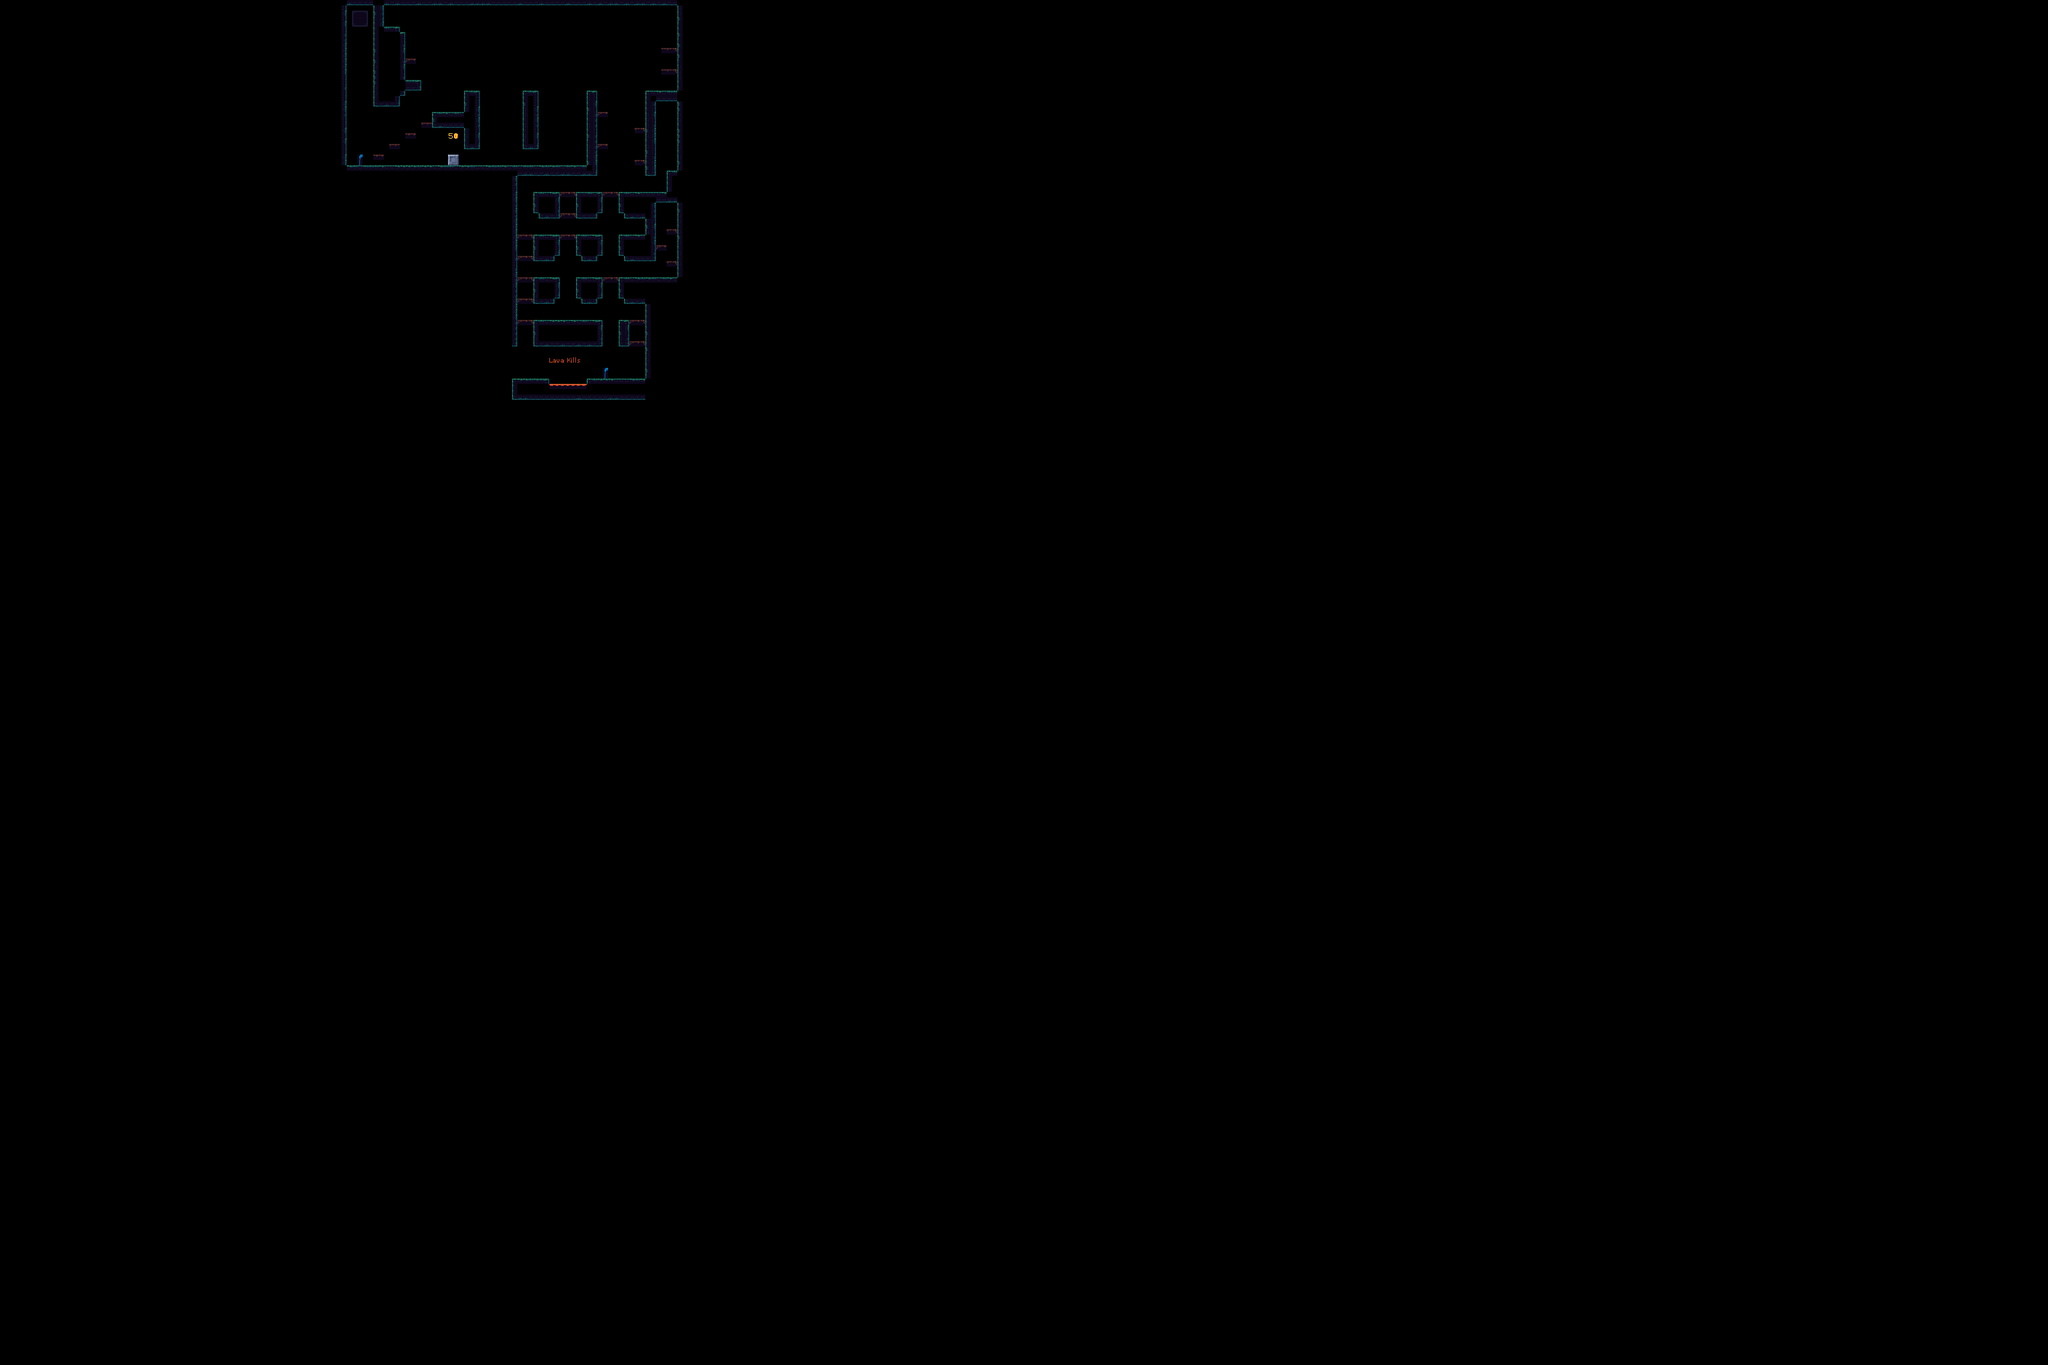

This is a level from a 2D game, rendered from its Tiled map with the project's own tilesets. A one-line summary and the map file follow, with tile-layer data summarised:
An orthogonal 384x256 tile map with 8x8 px tiles, 2 tile layers (walls, non-collidable), 2 tilesets and 67 objects (3x 0, 3x 1, 2, 3, double-jump).

<map version="1.10" tiledversion="1.11.0" orientation="orthogonal" renderorder="right-down" width="384" height="256" tilewidth="8" tileheight="8" infinite="0" nextlayerid="11" nextobjectid="276">
 <tileset firstgid="1" name="tiles" tilewidth="8" tileheight="8" tilecount="504" columns="24">
  <image source="../Tilesets/tiles.png" width="192" height="168" />
  <tile id="50" probability="0.3" />
  <tile id="51" probability="0.3" />
  <tile id="52" probability="0.3" />
  <tile id="65">
   <properties>
    <property name="nez:isOneWayPlatform" value="true" />
   </properties>
  </tile>
  <tile id="66">
   <properties>
    <property name="nez:isOneWayPlatform" value="true" />
   </properties>
  </tile>
  <tile id="67">
   <properties>
    <property name="nez:isOneWayPlatform" value="true" />
   </properties>
  </tile>
  <tile id="68">
   <properties>
    <property name="nez:isOneWayPlatform" value="true" />
   </properties>
  </tile>
  <tile id="69">
   <properties>
    <property name="nez:isOneWayPlatform" value="true" />
   </properties>
  </tile>
  <wangsets>
   <wangset name="Mixed Set" type="mixed" tile="-1">
    <wangcolor name="Dirt" color="#ff0000" tile="-1" probability="1" />
    <wangtile tileid="25" wangid="1,1,0,0,0,1,1,1" />
    <wangtile tileid="26" wangid="1,1,0,0,0,0,0,1" />
    <wangtile tileid="27" wangid="1,1,0,0,0,0,0,1" />
    <wangtile tileid="28" wangid="1,1,0,0,0,0,0,1" />
    <wangtile tileid="29" wangid="1,1,1,1,0,0,0,1" />
    <wangtile tileid="49" wangid="0,0,0,0,0,1,1,1" />
    <wangtile tileid="53" wangid="0,1,1,1,0,0,0,0" />
    <wangtile tileid="73" wangid="0,0,0,0,0,1,1,1" />
    <wangtile tileid="77" wangid="0,1,1,1,0,0,0,0" />
    <wangtile tileid="97" wangid="0,0,0,0,0,1,1,1" />
    <wangtile tileid="101" wangid="0,1,1,1,0,0,0,0" />
    <wangtile tileid="121" wangid="0,0,0,1,1,1,1,1" />
    <wangtile tileid="122" wangid="0,0,0,1,1,1,0,0" />
    <wangtile tileid="123" wangid="0,0,0,1,1,1,0,0" />
    <wangtile tileid="124" wangid="0,0,0,1,1,1,0,0" />
    <wangtile tileid="125" wangid="0,1,1,1,1,1,0,0" />
   </wangset>
  </wangsets>
 </tileset>
 <tileset firstgid="505" name="text" tilewidth="8" tileheight="8" tilecount="600" columns="30">
  <image source="../Misc/text.png" width="240" height="160" />
 </tileset>
 <layer id="1" name="walls" width="384" height="256">
  <data>[98304 cells, 732 non-empty, 30 distinct tile ids]</data>
 </layer>
 <layer id="2" name="non-collidable" width="384" height="256">
  <data>[98304 cells, 32 non-empty, 25 distinct tile ids]</data>
 </layer>
 <objectgroup id="10" name="sections">
  <object id="165" x="256" y="0" width="256" height="256" />
  <object id="171" x="512" y="256" width="256" height="256" />
  <object id="172" x="0" y="512" width="256" height="256" />
  <object id="174" x="256" y="768" width="256" height="256" />
  <object id="175" x="0" y="768" width="256" height="256" />
  <object id="178" x="768" y="768" width="256" height="256" />
  <object id="180" x="0" y="1024" width="256" height="256" />
  <object id="181" x="256" y="1024" width="256" height="256" />
  <object id="182" x="256" y="1280" width="256" height="256" />
  <object id="183" x="0" y="1280" width="256" height="256" />
  <object id="185" x="768" y="1024" width="256" height="256" />
  <object id="190" x="256" y="1792" width="256" height="256" />
  <object id="193" x="768" y="1536" width="256" height="256" />
  <object id="194" x="768" y="1792" width="256" height="256" />
  <object id="195" x="512" y="1792" width="256" height="256" />
  <object id="196" x="1024" y="0" width="256" height="256" />
  <object id="197" x="1280" y="0" width="256" height="256" />
  <object id="198" x="1280" y="256" width="256" height="256" />
  <object id="199" x="1024" y="256" width="256" height="256" />
  <object id="200" x="1536" y="0" width="256" height="256" />
  <object id="201" x="1792" y="0" width="256" height="256" />
  <object id="202" x="1792" y="256" width="256" height="256" />
  <object id="203" x="1536" y="256" width="256" height="256" />
  <object id="206" x="1280" y="768" width="256" height="256" />
  <object id="207" x="1024" y="768" width="256" height="256" />
  <object id="209" x="1792" y="512" width="256" height="256" />
  <object id="213" x="1280" y="1024" width="256" height="256" />
  <object id="216" x="1536" y="1024" width="256" height="256" />
  <object id="217" x="1792" y="1024" width="256" height="256" />
  <object id="219" x="1536" y="1280" width="256" height="256" />
  <object id="220" x="1024" y="1536" width="256" height="256" />
  <object id="222" x="1280" y="1792" width="256" height="256" />
  <object id="223" x="1024" y="1792" width="256" height="256" />
  <object id="226" x="1792" y="1792" width="256" height="256" />
  <object id="227" x="1536" y="1792" width="256" height="256" />
  <object id="228" x="2048" y="0" width="256" height="256" />
  <object id="229" x="2304" y="0" width="256" height="256" />
  <object id="230" x="2304" y="256" width="256" height="256" />
  <object id="231" x="2048" y="256" width="256" height="256" />
  <object id="232" x="2560" y="0" width="256" height="256" />
  <object id="233" x="2816" y="0" width="256" height="256" />
  <object id="234" x="2816" y="256" width="256" height="256" />
  <object id="235" x="2560" y="256" width="256" height="256" />
  <object id="236" x="2048" y="512" width="256" height="256" />
  <object id="237" x="2304" y="512" width="256" height="256" />
  <object id="240" x="2560" y="512" width="256" height="256" />
  <object id="241" x="2816" y="512" width="256" height="256" />
  <object id="245" x="2304" y="1024" width="256" height="256" />
  <object id="248" x="2560" y="1024" width="256" height="256" />
  <object id="252" x="2048" y="1536" width="256" height="256" />
  <object id="253" x="2304" y="1536" width="256" height="256" />
  <object id="254" x="2304" y="1792" width="256" height="256" />
  <object id="255" x="2048" y="1792" width="256" height="256" />
  <object id="256" x="2560" y="1536" width="256" height="256" />
  <object id="257" x="2816" y="1536" width="256" height="256" />
  <object id="258" x="2816" y="1792" width="256" height="256" />
  <object id="259" x="2560" y="1792" width="256" height="256" />
 </objectgroup>
 <objectgroup color="#ff4b4b" id="3" name="danger-zones">
  <object id="270" x="816" y="576">
   <polygon points="0,0 72,0 72,16 0,16" />
  </object>
 </objectgroup>
 <objectgroup color="#ecec76" id="4" name="coins">
  <object id="264" name="0" x="584" y="32">
   <point />
  </object>
  <object id="266" name="1" x="1008" y="40">
   <point />
  </object>
  <object id="268" name="2" x="1000" y="168">
   <point />
  </object>
  <object id="269" name="3" x="1000" y="320">
   <point />
  </object>
 </objectgroup>
 <objectgroup color="#ff557f" id="6" name="upgrades">
  <object id="263" name="double-jump" x="680" y="224">
   <point />
  </object>
 </objectgroup>
 <objectgroup color="#65964b" id="7" name="savepoint-colliders">
  <object id="273" name="1" x="880" y="480" width="88" height="88" />
  <object id="275" name="0" x="520" y="8" width="40" height="240" />
 </objectgroup>
 <objectgroup color="#aaff00" id="8" name="savepoints">
  <object id="260" name="0" x="536" y="232">
   <point />
  </object>
  <object id="271" name="1" x="904" y="552">
   <point />
  </object>
 </objectgroup>
</map>
